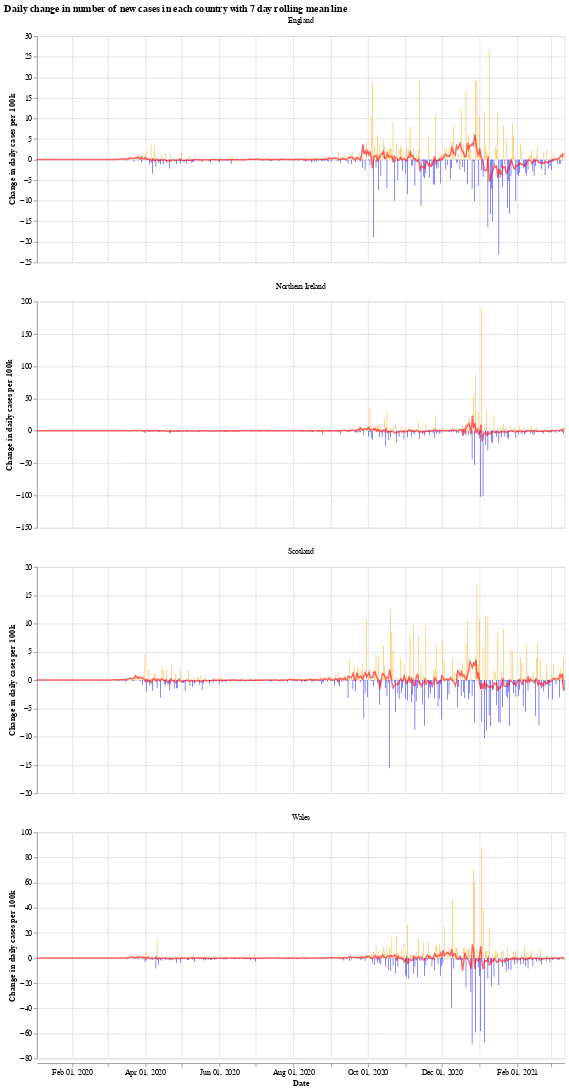

Notebook code for this chart:
### Markdown cell above
We will use the Python library `Altair` for visualising the data, see the [altair docs](https://altair-viz.github.io/) for more information.

First we have a graph which shows the daily change in the number of new cases for each country. This number jumps up and down all over the place, which is likely due to delay in reporting of new cases over the weekend. Another interesting thing is that it looks like the daily cases in Wales experienced a much shorter period of calm over the summer (calm in the sense of daily cases not jumping up and down).

The orange bars are days when the number of new cases (per 100k population) was more than the previous day, while the blue are days when the number of new cases dropped. The red line is the 7 day moving average. 

When the moving average line is below 0, it means that there is a consistent drop in new cases. We can see this clearly happening around the times that lockdowns were introduced (though, to varying degrees). I will update the graphs soon with a marker of when each lockdown started.

### Code cell
# collapse
import altair as alt

bars = alt.Chart(uk_cases).mark_bar().encode(
    x=alt.X("yearmonthdate(date):T", axis=alt.Axis(title='Date')),
    y=alt.Y("casesChangeRate:Q", axis=alt.Axis(title='Change in daily cases per 100k')),
    tooltip='casesChange',
    color=alt.condition(
        alt.datum.casesChangeRate > 0,
        alt.value("orange"),  # The positive color
        alt.value("blue")  # The negative color
    )
).properties(title='Daily change in number of new cases with 7 day rolling mean',width=700).interactive()

line = alt.Chart(uk_cases).mark_line(
    color='red',
    size=2,
    opacity=0.6
).transform_window(
    rolling_mean='mean(casesChangeRate)',
    frame=[0, 7],
    groupby=['areaName']
).encode(
    x='yearmonthdate(date):T',
    y='rolling_mean:Q'
)

alt.layer(bars, line, data=uk_cases).facet(alt.Column(
    'areaName', title=''), columns=1).resolve_scale(y='independent').properties(title='Daily change in number of new cases in each country with 7 day rolling mean line')

### Figure 1 — Vega-Lite specification as saved in the notebook (floating-point values rounded to 4 significant figures; data arrays with more than 128 entries replaced by an {"elided": "..."} marker saying what was removed)
{"config": {"view": {"continuousWidth": 400, "continuousHeight": 300}}, "data": {"name": "data-c10523825f5c82cd8ce9cfeda19b2db1"}, "facet": {"type": "nominal", "field": "areaName", "title": ""}, "spec": {"layer": [{"mark": "bar", "encoding": {"color": {"condition": {"value": "orange", "test": "(datum.casesChangeRate > 0)"}, "value": "blue"}, "tooltip": {"type": "quantitative", "field": "casesChange"}, "x": {"type": "temporal", "axis": {"title": "Date"}, "field": "date", "timeUnit": "yearmonthdate"}, "y": {"type": "quantitative", "axis": {"title": "Change in daily cases per 100k"}, "field": "casesChangeRate"}}, "selection": {"selector001": {"type": "interval", "bind": "scales", "encodings": ["x", "y"]}}, "title": "Daily change in number of new cases with 7 day rolling mean", "width": 700}, {"mark": {"type": "line", "color": "red", "opacity": 0.6, "size": 2}, "encoding": {"x": {"type": "temporal", "field": "date", "timeUnit": "yearmonthdate"}, "y": {"type": "quantitative", "field": "rolling_mean"}}, "transform": [{"window": [{"op": "mean", "field": "casesChangeRate", "as": "rolling_mean"}], "frame": [0, 7], "groupby": ["areaName"]}]}]}, "columns": 1, "resolve": {"scale": {"y": "independent"}}, "title": "Daily change in number of new cases in each country with 7 day rolling mean line", "$schema": "https://vega.github.io/schema/vega-lite/v4.8.1.json", "datasets": {"data-c10523825f5c82cd8ce9cfeda19b2db1": {"elided": "1736 records"}}}
